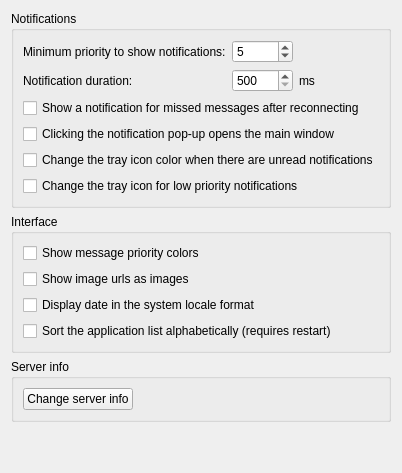
     <widget class="QWidget" name="tab_general">
      <attribute name="title">
       <string>General</string>
      </attribute>
      <layout class="QVBoxLayout" name="verticalLayout_4">
       <item>
        <widget class="QGroupBox" name="groupBox_notifications">
         <property name="title">
          <string>Notifications</string>
         </property>
         <layout class="QGridLayout" name="gridLayout_4">
          <item row="7" column="0" colspan="3">
           <widget class="QCheckBox" name="cb_notification_click">
            <property name="text">
             <string>Clicking the notification pop-up opens the main window</string>
            </property>
           </widget>
          </item>
          <item row="3" column="1">
           <widget class="QSpinBox" name="spin_duration">
            <property name="minimum">
             <number>500</number>
            </property>
            <property name="maximum">
             <number>30000</number>
            </property>
            <property name="singleStep">
             <number>100</number>
            </property>
           </widget>
          </item>
          <item row="6" column="0" colspan="3">
           <widget class="QCheckBox" name="cb_notify">
            <property name="text">
             <string>Show a notification for missed messages after reconnecting</string>
            </property>
           </widget>
          </item>
          <item row="3" column="2">
           <widget class="QLabel" name="label_notification_duration_ms">
            <property name="text">
             <string>ms</string>
            </property>
           </widget>
          </item>
          <item row="3" column="0">
           <widget class="QLabel" name="label_notification_duration">
            <property name="text">
             <string>Notification duration:</string>
            </property>
           </widget>
          </item>
          <item row="0" column="2">
           <spacer name="horizontalSpacer_3">
            <property name="orientation">
             <enum>Qt::Orientation::Horizontal</enum>
            </property>
            <property name="sizeHint" stdset="0">
             <size>
              <width>40</width>
              <height>20</height>
             </size>
            </property>
           </spacer>
          </item>
          <item row="0" column="0">
           <widget class="QLabel" name="label_notification_priority">
            <property name="text">
             <string>Minimum priority to show notifications:</string>
            </property>
           </widget>
          </item>
          <item row="8" column="0" colspan="3">
           <widget class="QCheckBox" name="cb_tray_icon_unread">
            <property name="text">
             <string>Change the tray icon color when there are unread notifications</string>
            </property>
           </widget>
          </item>
          <item row="0" column="1">
           <widget class="QSpinBox" name="spin_priority">
            <property name="minimum">
             <number>0</number>
            </property>
            <property name="maximum">
             <number>10</number>
            </property>
            <property name="value">
             <number>5</number>
            </property>
           </widget>
          </item>
          <item row="9" column="0" colspan="3">
           <widget class="QCheckBox" name="cb_tray_icon_small_prio">
            <property name="text">
             <string>Change the tray icon for low priority notifications</string>
            </property>
           </widget>
          </item>
         </layout>
        </widget>
       </item>
       <item>
        <widget class="QGroupBox" name="groupBox_2">
         <property name="title">
          <string>Interface</string>
         </property>
         <layout class="QVBoxLayout" name="verticalLayout_2">
          <item>
           <widget class="QCheckBox" name="cb_priority_colors">
            <property name="toolTip">
             <string>4..7   -&gt; medium
8..10 -&gt; high</string>
            </property>
            <property name="text">
             <string>Show message priority colors</string>
            </property>
           </widget>
          </item>
          <item>
           <widget class="QCheckBox" name="cb_image_urls">
            <property name="text">
             <string>Show image urls as images</string>
            </property>
           </widget>
          </item>
          <item>
           <widget class="QCheckBox" name="cb_locale">
            <property name="text">
             <string>Display date in the system locale format</string>
            </property>
           </widget>
          </item>
          <item>
           <widget class="QCheckBox" name="cb_sort_applications">
            <property name="text">
             <string>Sort the application list alphabetically (requires restart)</string>
            </property>
           </widget>
          </item>
         </layout>
        </widget>
       </item>
       <item>
        <widget class="QGroupBox" name="groupBox_server_info">
         <property name="title">
          <string>Server info</string>
         </property>
         <layout class="QGridLayout" name="gridLayout_3">
          <item row="0" column="0">
           <widget class="QPushButton" name="pb_change_server_info">
            <property name="text">
             <string>Change server info</string>
            </property>
           </widget>
          </item>
          <item row="0" column="1">
           <spacer name="horizontalSpacer_2">
            <property name="orientation">
             <enum>Qt::Orientation::Horizontal</enum>
            </property>
            <property name="sizeHint" stdset="0">
             <size>
              <width>40</width>
              <height>20</height>
             </size>
            </property>
           </spacer>
          </item>
         </layout>
        </widget>
       </item>
       <item>
        <spacer name="verticalSpacer">
         <property name="orientation">
          <enum>Qt::Orientation::Vertical</enum>
         </property>
         <property name="sizeHint" stdset="0">
          <size>
           <width>20</width>
           <height>40</height>
          </size>
         </property>
        </spacer>
       </item>
      </layout>
     </widget>
